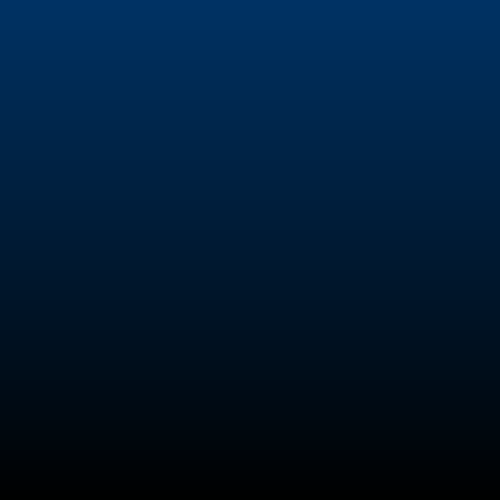
Frame 1 (no input)
Frame 60 (the mouse pressed at the canvas centre just before this capture): identical to frame 1, image omitted
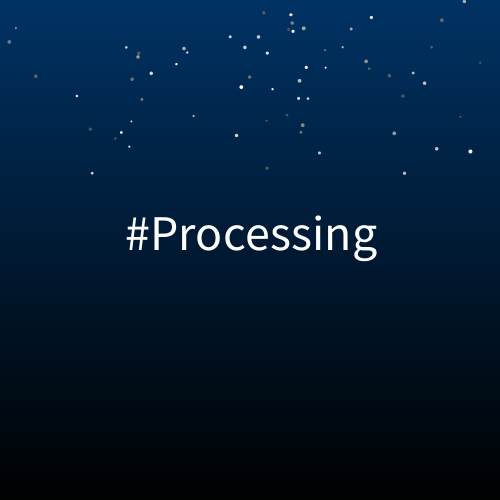
Frame 120 (the mouse held since frame 60 and released just before this capture)

The Processing sketch that drew these frames (run headless with seeded random() and noise(); from frame 60 on, the mouse is pressed at the canvas centre):

// Processing sketch: sketch_10_houseki_no_kuni
// ── sketch_10_houseki_no_kuni.pde
Easing e=new EasingInExpo();

// 以下はlerpColorで使う(=要RGB)なのでcolorModeの前に初期化する
color c1=color(0,50,100);
color c2=color(0,0,0);

int num=70;
float[][] xyPos=new float[num][2];
float[] radius=new float[num];
float[] brightness=new float[num];
float[] alpha=new float[num];
float[][] xySpeed=new float[num][2];
float easingCnt=0;

MaryQuant[] mq=new MaryQuant[num];

String str1="#Processing";
boolean isStr1=false;
float alphaStr1=-15;

void setup(){
  size(500,500);
  frameRate(30);
  noCursor();

  stroke(4);

  noStroke();
  colorMode(HSB,360,100,100);
  ellipseMode(RADIUS);

  textSize(50);
  textAlign(CENTER);

  housekiInit();

  for(int i=0; i<mq.length; i++){
    mq[i]=new MaryQuant(xyPos[i][0],xyPos[i][1],radius[i],250,80,brightness[i],alpha[i]);
  }
}

void draw(){
  // background(0,0,0);
  backgroundGradation();
  translate(width/2,height/2);
  if(isStr1==true){
    textPop();
    textPopUpdate();
    housekiDraw();
    housekiUpdate();
  }

}
void mousePressed(){
  housekiInit();
  isStr1=true;
}
void keyPressed(){
  isStr1=false;
}
void textPop(){
  pushStyle();
    fill(255,0,100,alphaStr1);
    text(str1,0,0);
  popStyle();
}
void textPopUpdate(){
  if(alphaStr1<0){
    alphaStr1++;
  }else{
    alphaStr1=100;
  }
}
void backgroundGradation(){
  pushStyle();
  colorMode(RGB);
  for(float i=0; i<height; i+=5){
    color c=lerpColor(c1,c2,i/height);
    fill(c);
    rect(0,i,width,5);
  }
  popStyle();
}
void housekiInit(){
  for(int i=0; i<num; i++){
    xyPos[i][0]=random(-85,85); // x座標
    xyPos[i][1]=random(-30,110); // y座標
    radius[i]=random(35,50);
    brightness[i]=random(30,100);
    alpha[i]=random(-15,0);
    xySpeed[i][0]=random(-10,10); // x
    //xySpeed[i][1]=-3;             // y
    xySpeed[i][1]=map(radius[i],35,50,-2.5,-4.5);             // y
  }
  easingCnt=0;
}
void housekiDraw(){
  for(int i=0; i<num; i++){
    if(alpha[i]>=0){
      fill(255,0,brightness[i]);
      ellipse(xyPos[i][0],xyPos[i][1],radius[i],radius[i]);
      //mq[i].display(xyPos[i][0],xyPos[i][1],radius[i],250,80,brightness[i],100);
    }
  }
}
void housekiUpdate(){
  for(int i=0; i<num; i++){
    xyPos[i][0] += xySpeed[i][0]*(1-easeOutExpo(easingCnt));
    xyPos[i][1] += xySpeed[i][1];
    alpha[i]+=1;
    if(radius[i]>=2){
      radius[i]-=1.1;
    }
  }
  easingCnt+=0.008;
}

// void mousePressed(){
//   cnt++;
//
//   int _tmp=int(random(5));
//   x=e.get(_tmp);
//   y=easeInExpo(_tmp);
//
//   println("cnt="+cnt+", _tmp="+_tmp+", x/y="+x/y);
// }

// ── Easing.pde
// //public interface Easing {
// interface Easing{
//   float get(float t);
// }
//
// class EasingInExpo implements Easing{
//   float get(float t) {
//     return (t == 0) ? 0 : pow(2,10*(t-1));
//   }
// }
//
// Easing easeInExpo__=new EasingInExpo();
//
// float easeInExpo(float t){
//   return easeInExpo__.get(t);
// }

/*
 * Easing.pde - brings Robert Penner's easing functions into Processing
 * (c) 2015 cocopon.
 *
 * See the following to learn more about these famous functions:
 * http://www.robertpenner.com/easing/
 *
 * License:
 * http://www.robertpenner.com/easing_terms_of_use.html
 */

/*
 * Usage:
 *
 * 1. Put this file in the same folder as your sketch.
 *   + your_sketch/
 *   |-- your_sketch.pde
 *   |-- Easing.pde
 *   |-- ...
 *
 * 2. Enjoy!
 *   // Easier way to use an easing function
 *   // (t: 0.0 ~ 1.0)
 *   float value = easeOutBack(t);
 *   ...
 *
 *   // You can also instanciate an easing function
 *   Easing easing = new EasingOutBack();
 *   float value = easing.get(t);
 *   ...
 *
 *   // Or using an anonymous class to instanciate a custom easing function
 *   Easing easing = new Easing() {
 *     public float get(float t) {
 *       return sqrt(t);
 *     }
 *   };
 *   float value = easing.get(t);
 *   ...
 */

public interface Easing {
  public float get(float t);
}

public class EasingLinear implements Easing {
  public float get(float t) {
    return t;
  }
}

public class EasingInBack implements Easing {
  public float get(float t, float s) {
    return t * t * ((s + 1) * t - s);
  }

  public float get(float t) {
    return get(t, 1.70158);
  }
}

public class EasingInBounce implements Easing {
  public float get(float t) {
    t = 1.0 - t;

    if (t < 1 / 2.75) {
      return 1.0 - (7.5625 * t * t);
    }
    if (t < 2 / 2.75) {
      t -= 1.5 / 2.75;
      return 1.0 - (7.5625 * t * t + 0.75);
    }
    if (t < 2.5 / 2.75) {
      t -= 2.25 / 2.75;
      return 1.0 - (7.5625 * t * t + 0.9375);
    }

    t -= 2.625 / 2.75;
    return 1.0 - (7.5625 * t * t + 0.984375);
  }
}

public class EasingInCirc implements Easing {
  public float get(float t) {
    return -(sqrt(1 - t * t) - 1);
  }
}

public class EasingInCubic implements Easing {
  public float get(float t) {
    return t * t * t;
  }
}

public class EasingInElastic implements Easing {
  public float get(float t, float s) {
    float p = 0.3;
    float a = 1.0;

    if (t == 0) {
      return 0;
    }
    if (t == 1.0) {
      return 1.0;
    }

    if (a < 1.0) {
      a = 1.0;
      s = p / 4;
    }
    else {
      s = p / (2 * 3.1419) * asin(1.0 / a);
    }

    --t;
    return -(a * pow(2, 10 * t) * sin((t - s) * (2 * 3.1419) / p));
  }

  public float get(float t) {
    return get(t, 1.70158);
  }
}

public class EasingInExpo implements Easing {
  public float get(float t) {
    return (t == 0)
      ? 0
      : pow(2, 10 * (t - 1));
  }
}

public class EasingInQuad implements Easing {
  public float get(float t) {
    return t * t;
  }
}

public class EasingInQuart implements Easing {
  public float get(float t) {
    return t * t * t * t;
  }
}

public class EasingInQuint implements Easing {
  public float get(float t) {
    return t * t * t * t * t;
  }
}

public class EasingInSine implements Easing {
  public float get(float t) {
    return -cos(t * (PI / 2)) + 1.0;
  }
}

public class EasingOutBack implements Easing {
  public float get(float t, float s) {
    --t;
    return t * t * ((s + 1.0) * t + s) + 1.0;
  }

  public float get(float t) {
    return get(t, 1.70158);
  }
}

public class EasingOutBounce implements Easing {
  public float get(float t) {
    if (t < 1 / 2.75) {
      return 7.5625 * t * t;
    }
    if (t < 2 / 2.75) {
      t -= 1.5 / 2.75;
      return 7.5625 * t * t + 0.75;
    }
    if (t < 2.5 / 2.75) {
      t -= 2.25 / 2.75;
      return 7.5625 * t * t + 0.9375;
    }

    t -= 2.625 / 2.75;
    return 7.5625 * t * t + 0.984375;
  }
}

public class EasingOutCirc implements Easing {
  public float get(float t) {
    --t;
    return sqrt(1 - t * t);
  }
}

public class EasingOutCubic implements Easing {
  public float get(float t) {
    --t;
    return t * t * t + 1;
  }
}

public class EasingOutElastic implements Easing {
  public float get(float t, float s) {
    float p = 0.3;
    float a = 1.0;

    if (t == 0) {
      return 0;
    }
    if (t == 1.0) {
      return 1.0;
    }

    if (a < 1.0) {
      a = 1.0;
      s = p / 4;
    }
    else {
      s = p / (2 * 3.1419) * asin(1.0 / a);
    }
    return a * pow(2, -10 * t) * sin((t - s) * (2 * 3.1419) / p) + 1.0;
  }

  public float get(float t) {
    return get(t, 1.70158);
  }
}

public class EasingOutExpo implements Easing {
  public float get(float t) {
    return (t == 1.0)
      ? 1.0
      : (-pow(2, -10 * t) + 1);
  }
}

public class EasingOutQuad implements Easing {
  public float get(float t) {
    return -t * (t - 2);
  }
}

public class EasingOutQuart implements Easing {
  public float get(float t) {
    --t;
    return 1.0 - t * t * t * t;
  }
}

public class EasingOutQuint implements Easing {
  public float get(float t) {
    --t;
    return t * t * t * t * t + 1;
  }
}

public class EasingOutSine implements Easing {
  public float get(float t) {
    return sin(t * (PI / 2));
  }
}

public class EasingInOutBack implements Easing {
  public float get(float t, float s) {
    float k = 1.525;

    t *= 2;
    s *= k;

    if (t < 1) {
      return 0.5 * (t * t * ((s + 1) * t - s));
    }
    t -= 2;
    return 0.5 * (t * t * ((s + 1) * t + s) + 2);
  }

  public float get(float t) {
    return get(t, 1.70158);
  }
}

public class EasingInOutBounce implements Easing {
  Easing inBounce_ = new EasingInBounce();
  Easing outBounce_ = new EasingOutBounce();

  public float get(float t) {
    return (t < 0.5)
      ? (inBounce_.get(t * 2) * 0.5)
      : (outBounce_.get(t * 2 - 1.0) * 0.5 + 0.5);
  }
}

public class EasingInOutCirc implements Easing {
  public float get(float t) {
    t *= 2;

    if (t < 1) {
      return -0.5 * (sqrt(1 - t * t) - 1);
    }

    t -= 2;
    return 0.5 * (sqrt(1 - t * t) + 1);
  }
}

public class EasingInOutCubic implements Easing {
  public float get(float t) {
    t *= 2;

    if (t < 1) {
      return 0.5 * t * t * t;
    }

    t -= 2;
    return 0.5 * (t * t * t + 2);
  }
}

public class EasingInOutElastic implements Easing {
  public float get(float t, float s) {
    float p =  0.3 * 1.5;
    float a = 1.0;

    if (t == 0) {
      return 0;
    }
    if (t == 1.0) {
      return 1.0;
    }

    if (a < 1.0) {
      a = 1.0;
      s = p / 4;
    }
    else {
      s = p / (2 * 3.1419) * asin(1.0 / a);
    }

    if (t < 1) {
      --t;
      return -0.5 * (a * pow(2, 10 * t) * sin((t - s) * (2 * 3.1419) / p));
    }
    --t;
    return a * pow(2, -10 * t) * sin((t - s) * (2 * 3.1419) / p) * 0.5 + 1.0;
  }

  public float get(float t) {
    return get(t, 1.70158);
  }
}

public class EasingInOutExpo implements Easing {
  public float get(float t) {
    if (t == 0) {
      return 0;
    }
    if (t == 1.0) {
      return 1.0;
    }

    t *= 2;
    if (t < 1) {
      return 0.5 * pow(2, 10 * (t - 1));
    }

    --t;
    return 0.5 * (-pow(2, -10 * t) + 2);
  }
}

public class EasingInOutQuad implements Easing {
  public float get(float t) {
    t *= 2;

    if (t < 1) {
      return 0.5 * t * t;
    }

    --t;
    return -0.5 * (t * (t - 2) - 1);
  }
}

public class EasingInOutQuart implements Easing {
  public float get(float t) {
    t *= 2;

    if (t < 1) {
      return 0.5 * t * t * t * t;
    }

    t -= 2;
    return -0.5 * (t * t * t * t - 2);
  }
}

public class EasingInOutQuint implements Easing {
  public float get(float t) {
    t *= 2;

    if (t < 1) {
      return 0.5 * t * t * t * t * t;
    }

    t -= 2;
    return 0.5 * (t * t * t * t * t + 2);
  }
}

public class EasingInOutSine implements Easing {
  public float get(float t) {
    return -0.5 * (cos(PI * t) - 1);
  }
}

Easing easeInBack__    = new EasingInBack();
Easing easeInBounce__  = new EasingInBounce();
Easing easeInCirc__    = new EasingInCirc();
Easing easeInCubic__   = new EasingInCubic();
Easing easeInElastic__ = new EasingInElastic();
Easing easeInExpo__    = new EasingInExpo();
Easing easeInQuad__    = new EasingInQuad();
Easing easeInQuart__   = new EasingInQuart();
Easing easeInQuint__   = new EasingInQuint();
Easing easeInSine__    = new EasingInSine();

Easing easeOutBack__    = new EasingOutBack();
Easing easeOutBounce__  = new EasingOutBounce();
Easing easeOutCirc__    = new EasingOutCirc();
Easing easeOutCubic__   = new EasingOutCubic();
Easing easeOutElastic__ = new EasingOutElastic();
Easing easeOutExpo__    = new EasingOutExpo();
Easing easeOutQuad__    = new EasingOutQuad();
Easing easeOutQuart__   = new EasingOutQuart();
Easing easeOutQuint__   = new EasingOutQuint();
Easing easeOutSine__    = new EasingOutSine();

Easing easeInOutBack__    = new EasingInOutBack();
Easing easeInOutBounce__  = new EasingInOutBounce();
Easing easeInOutCirc__    = new EasingInOutCirc();
Easing easeInOutCubic__   = new EasingInOutCubic();
Easing easeInOutElastic__ = new EasingInOutElastic();
Easing easeInOutExpo__    = new EasingInOutExpo();
Easing easeInOutQuad__    = new EasingInOutQuad();
Easing easeInOutQuart__   = new EasingInOutQuart();
Easing easeInOutQuint__   = new EasingInOutQuint();
Easing easeInOutSine__    = new EasingInOutSine();

float easeInBack(float t, float s) {
  return ((EasingInBack)easeInBack__).get(t, s);
}

float easeInBack(float t) {
  return easeInBack__.get(t);
}

float easeInBounce(float t) {
  return easeInBounce__.get(t);
}

float easeInCirc(float t) {
  return easeInCirc__.get(t);
}

float easeInCubic(float t) {
  return easeInCubic__.get(t);
}

float easeInElastic(float t, float s) {
  return ((EasingInElastic)easeInElastic__).get(t, s);
}

float easeInElastic(float t) {
  return easeInElastic__.get(t);
}

float easeInExpo(float t) {
  return easeInExpo__.get(t);
}

float easeInQuad(float t) {
  return easeInQuad__.get(t);
}

float easeInQuart(float t) {
  return easeInQuart__.get(t);
}

float easeInQuint(float t) {
  return easeInQuint__.get(t);
}

float easeInSine(float t) {
  return easeInSine__.get(t);
}

float easeOutBack(float t, float s) {
  return ((EasingOutBack)easeOutBack__).get(t, s);
}

float easeOutBack(float t) {
  return easeOutBack__.get(t);
}

float easeOutBounce(float t) {
  return easeOutBounce__.get(t);
}

float easeOutCirc(float t) {
  return easeOutCirc__.get(t);
}

float easeOutCubic(float t) {
  return easeOutCubic__.get(t);
}

float easeOutElastic(float t, float s) {
  return ((EasingOutElastic)easeOutElastic__).get(t, s);
}

float easeOutElastic(float t) {
  return easeOutElastic__.get(t);
}

float easeOutExpo(float t) {
  return easeOutExpo__.get(t);
}

float easeOutQuad(float t) {
  return easeOutQuad__.get(t);
}

float easeOutQuart(float t) {
  return easeOutQuart__.get(t);
}

float easeOutQuint(float t) {
  return easeOutQuint__.get(t);
}

float easeOutSine(float t) {
  return easeOutSine__.get(t);
}

float easeInOutBack(float t, float s) {
  return ((EasingInOutBack)easeInOutBack__).get(t, s);
}

float easeInOutBack(float t) {
  return easeInOutBack__.get(t);
}

float easeInOutBounce(float t) {
  return easeInOutBounce__.get(t);
}

float easeInOutCirc(float t) {
  return easeInOutCirc__.get(t);
}

float easeInOutCubic(float t) {
  return easeInOutCubic__.get(t);
}

float easeInOutElastic(float t, float s) {
  return ((EasingInOutElastic)easeInOutElastic__).get(t, s);
}

float easeInOutElastic(float t) {
  return easeInOutElastic__.get(t);
}

float easeInOutExpo(float t) {
  return easeInOutExpo__.get(t);
}

float easeInOutQuad(float t) {
  return easeInOutQuad__.get(t);
}

float easeInOutQuart(float t) {
  return easeInOutQuart__.get(t);
}

float easeInOutQuint(float t) {
  return easeInOutQuint__.get(t);
}

float easeInOutSine(float t) {
  return easeInOutSine__.get(t);
}
// ── MaryQuant.pde
/*
  Description:
    MaryQuantロゴを描画する
    なおロゴを構成する円の半径は以下の通り。
     ・中心の円(小) … 150px
     ・中心の円(中) … 178px
     ・中心の円(大) … 325px
     ・周囲の円     … 193px
    よって半径の比は30:36:65:39。
  
  Arguments:
    _x ... xPos
    _y ... yPos
    _r ... radius
    _a ... alpha
*/

class MaryQuant{
  /*
    変数定義
  */
  
  PShape mq; // PShapeの親
  PShape e1; // radius1
  PShape e2; // ドーナツ。radius2, radius3
  PShape oe1,oe2,oe3,oe4,oe5; //OuterEllipse. radius4, radius5
  
  // 描画図形の中心座標
  float xPos;
  float yPos;

  // マリクワの各円の半径
  float radius1; // 小さいの円の半径
  float radius2; // 透過する円の半径（透過させたいのでbeginContour-endContourする）
  float radius3; // 大きい円の半径
  float radius4; // 周囲の円の半径
  float radius5; // 周囲の円を配置する座標を求めるための半径

  // マリクワ外周円の個数とxy座標
  int _eNum=5;    // 周囲の円の個数
  float[][] xyPosS=new float[_eNum][2]; //xy座標格納用。xyPosSurround.
  int angle=360/_eNum; // 360度を_eNumで割ると何度になるか

  // 彩度、透明度
  float hue;
  float saturation;
  float brightness;
  float alpha;
 

  /*
    コンストラクタ
  */
  MaryQuant(float _x,float _y,float _r,float _h,float _s,float _b,float _a){
    // 描画のx座標、y座標、Alpha
    xPos=_x;
    yPos=_y;
    hue=_h;   // 使っていない要素
    saturation=_s;
    brightness=_b;
    alpha=_a; // 使っていない要素
    
    // 各円の半径
    // 基準となるradiusを取得
    radius3=_r;
    
    // radius3を基準として代入していく
    radius1=radius3*30/65;
    radius2=radius3*36/65;
    radius4=radius3*39/65;
    radius5=radius3*0.9; //測ってないけど多分0.9くらい。
    
    // 書式定義
    noStroke();
    colorMode(HSB,360,100,100,100);
    color c=color(hue,saturation,brightness,alpha);
    fill(c);
    
    // 親GROUPでcreateShape
    mq=createShape(GROUP);
    
    // 中心円
    ellipseMode(RADIUS);
    e1=createShape(ELLIPSE,xPos,yPos,radius1,radius1);
    
    // ドーナツ部分
    e2=createShape();
      e2.beginShape();
        //radius3の円
        for(int i=0; i<=360; i++){
          float __x=radius3*cos(radians(i));
          float __y=radius3*sin(radians(i));
          e2.vertex(xPos+__x,yPos+__y);
        }
        //radius2の円。透過箇所
        e2.beginContour();
          for(int i=360; i>=0; i--){
            float __x=radius2*cos(radians(i));
            float __y=radius2*sin(radians(i));
            e2.vertex(xPos+__x,yPos+__y);
          }
        e2.endContour();
      e2.endShape();
    
    // 周囲の円
    float ang0=360/5;
    float ang1=radians(-90+ang0*1);
    float ang2=radians(-90+ang0*2);
    float ang3=radians(-90+ang0*3);
    float ang4=radians(-90+ang0*4);
    float ang5=radians(-90+ang0*5);
    float angARC=radians(99);
    oe1=createShape(ARC,xPos+radius5*cos(ang1),yPos+radius5*sin(ang1),radius4,radius4,ang1-angARC,ang1+angARC);
    oe2=createShape(ARC,xPos+radius5*cos(ang2),yPos+radius5*sin(ang2),radius4,radius4,ang2-angARC,ang2+angARC);
    oe3=createShape(ARC,xPos+radius5*cos(ang3),yPos+radius5*sin(ang3),radius4,radius4,ang3-angARC,ang3+angARC);
    oe4=createShape(ARC,xPos+radius5*cos(ang4),yPos+radius5*sin(ang4),radius4,radius4,ang4-angARC,ang4+angARC);
    oe5=createShape(ARC,xPos+radius5*cos(ang5),yPos+radius5*sin(ang5),radius4,radius4,ang5-angARC,ang5+angARC);
    
    /*
      透過円の順番を意識してaddする
    */
    mq.addChild(oe5);
    mq.addChild(oe4);
    mq.addChild(oe3);
    mq.addChild(oe2);
    mq.addChild(oe1);
    mq.addChild(e2);
    mq.addChild(e1);

  }
  
  void display(float _x,float _y,float _r, float _h,float _s,float _b,float _a){
    translate(_x,_y);
    scale(_r/radius3);
     e1.setFill(color(_h,_s,_b,_a));
     e2.setFill(color(_h,_s,_b,_a));
    oe1.setFill(color(_h,_s,_b,_a));
    oe2.setFill(color(_h,_s,_b,_a));
    oe3.setFill(color(_h,_s,_b,_a));
    oe4.setFill(color(_h,_s,_b,_a));
    oe5.setFill(color(_h,_s,_b,_a));
    
    //描画
    shape(mq);
  }

}
